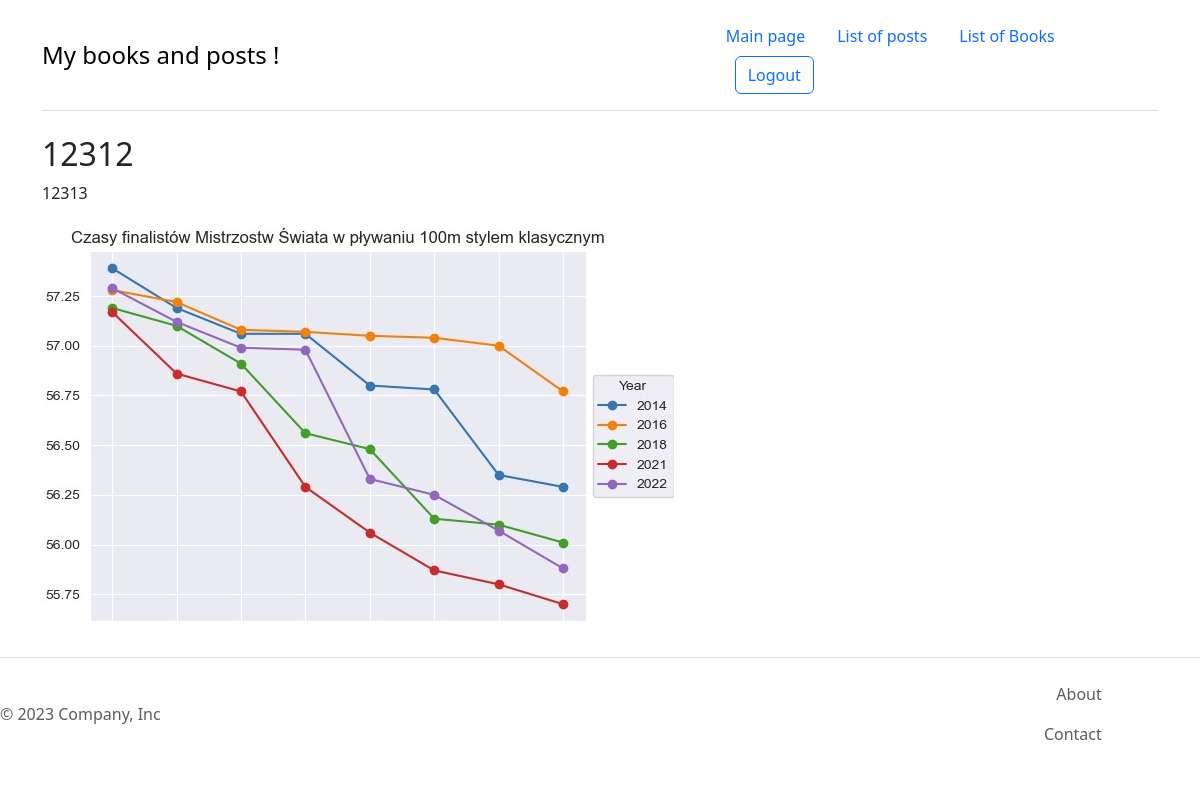
The app's page /posts/69 (signed in) with its own data.
### posts/models.py (models this page shows, shortened)
class Timestamped(models.Model, CheckAgeMixin):
    created = models.DateTimeField(auto_now_add=True)
    modified = models.DateTimeField(auto_now_add=True)
    class Meta:
        abstract = True

class Post(Timestamped):
    title = models.CharField(verbose_name='Tytuł' ,max_length=250)
    content = models.TextField(verbose_name='Treść')
    published = models.BooleanField(verbose_name='Opublikowany', default=False)
    sponsored = models.BooleanField(verbose_name='Sponsorowany', default=False)
    author = models.ForeignKey("auth.User", on_delete=models.CASCADE, related_name="posts")
    tags = models.ManyToManyField("tags.Tag", related_name="posts")
    categories = models.ManyToManyField(Category, related_name='posts', blank=True)
    example_file = models.FileField(upload_to='posts/examples/', blank=True, null=True)
    image = models.ImageField(upload_to="posts/images/%Y/%m/%d", null=True, blank=True)

### posts/views.py (the view)
# urls.py: path('<int:post_id>', post_details, name='details'),
def post_details(request, post_id):
    post = Post.objects.get(pk=post_id)
    context = {'post': post}
    if post.published:
        context['post'] = post
    return render(request, 'posts/post_details.html', context)

### posts/templates/posts/post_details.html (shortened to what this page needs)
{% extends 'base.html' %}
{% block content %}
    <h2>{{ post.title }}</h2>
    <div>
        <p> {{ post.content }} </p>
    </div>
    <div>
        {% if post.image %}
            <img src="{{ post.image.url }} " >
    </div>
    {% endif %}
{% endblock %}

### main/static/main/css/style.css (style rules this page uses)
body { background-color: #fff; }

### records on screen
Post: title "12312", content "12313", image (picture)
